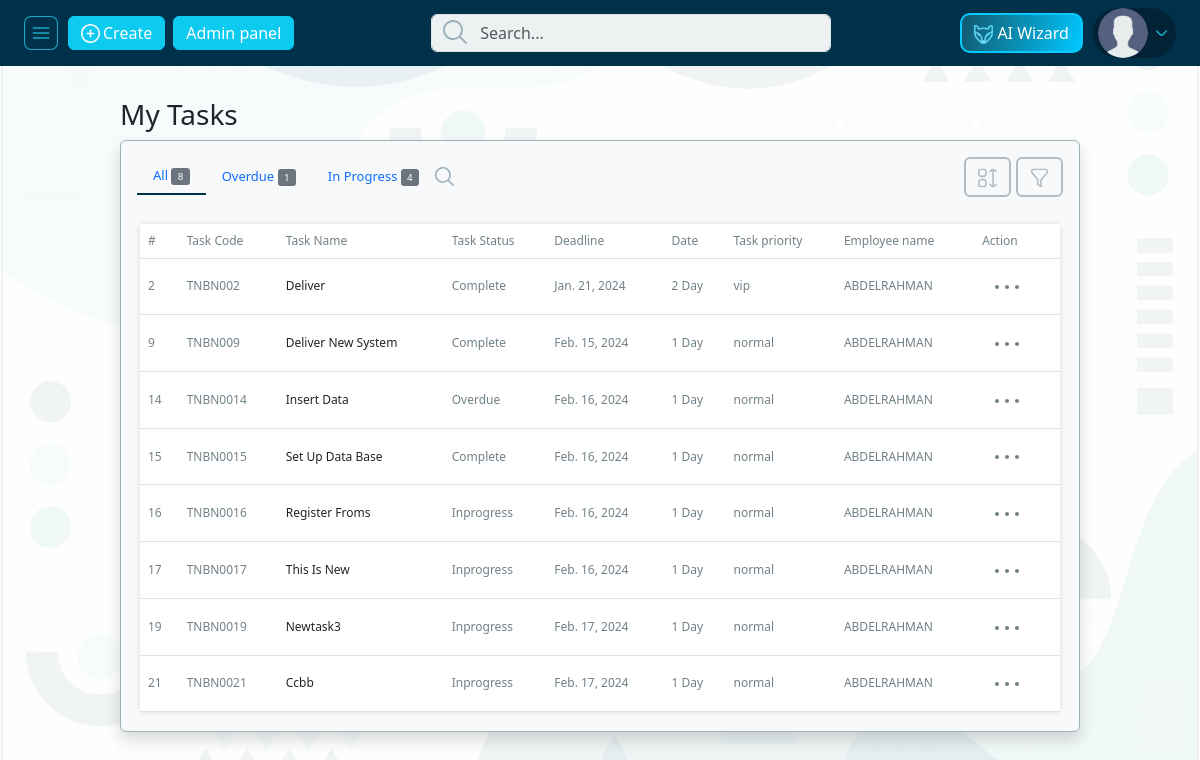
The page /employee_profile/my-tasks (signed in) on the database its author committed.
### pages/models.py (models this page shows, shortened)
class Employee(models.Model):
    EmployeeID = models.AutoField(primary_key=True)
    FirstName = models.CharField(max_length=255)
    LastName = models.CharField(max_length=255)
    Email = models.EmailField()
    Phone = models.CharField(max_length=20)
    Department = models.ForeignKey(
        Department, on_delete=models.SET_NULL, null=True)
    JobTitle = models.ForeignKey(
        JobTitle, on_delete=models.SET_NULL, null=True)
    HireDate = models.DateField(default=datetime.today())
    user = models.OneToOneField(
        User, on_delete=models.CASCADE, null=True, default=None)
    EmployeePhoto = models.ImageField(
        upload_to='employee_photos/', default='employee_photos/default-employee.webp', null=True, blank=True)
    Location = models.CharField(max_length=50, null=True)
    PerHour = models.CharField(max_length=10, null=True)
    EmployeeTarget = models.IntegerField(max_length=10, null=True, blank=True)
    MinTarget = models.IntegerField(max_length=3, null=True, blank=True)

class Task(models.Model):
    TaskID = models.AutoField(primary_key=True)
    Employee = models.ForeignKey(Employee, on_delete=models.CASCADE)
    Status = models.ForeignKey(
        Status, on_delete=models.CASCADE, null=True, default=2)
    TaskName = models.CharField(max_length=255)
    Description = models.TextField(default="default description", null=True)
    Deadline = models.DateField(default=datetime.today(), null=True)
    TaskDuration = models.IntegerField(default=1, null=True)
    TaskPriority = models.CharField(max_length=10, default='normal', null=True)

class Status(models.Model):
    StatusID = models.AutoField(primary_key=True)
    StatusName = models.CharField(max_length=255)
    StatusDescription = models.TextField()
    def __str__(self):
        return self.StatusName

### pages/views.py (the view)
# urls.py: path('employee_profile/my-tasks', views.my_tasks, name='my-tasks'),
@login_required
def my_tasks(request):
    employee = get_object_or_404(Employee, user=request.user)
    completed_tasks = Task.objects.filter(Employee=employee, Status=1)
    overdue_tasks = Task.objects.filter(Employee=employee, Status=3)
    inprogress_tasks = Task.objects.filter(
        Employee=employee, Status=2)
    if 'q' in request.GET:
        q = request.GET['q']
        tasks_list = Task.objects.filter(Q(TaskName__icontains=q), Employee=employee)
    else:
        tasks_list = Task.objects.filter(Employee=employee)
    context = {
        'employee': employee,
        'tasks': tasks_list,
        'completed_tasks': completed_tasks,
        'overdue_tasks': overdue_tasks,
        'inprogress_tasks': inprogress_tasks,
    }
    return render(request, 'pages/my_tasks.html', context)

### templates/pages/my_tasks.html (shortened to what this page needs)
{% extends 'base_custom.html' %}
{% load static %}
{% block style %}
<link rel="stylesheet" href="{% static 'front-end-static/css/bootstrap.min.css' %}">
<link rel="stylesheet" href="{% static 'front-end-static/css/style.min.css' %}">
{% endblock style %}
{% block content %}
{% include 'parts/navbar.html' %}
<div class="row m-0">
    <div class="col-9 courses_content mt-4 offset_left" id="side_content">
        <h3 class="text-capitalize my-2">My Tasks</h3>
        <div class="courses_container shadow p-3 mb-5 bg-body-tertiary rounded">
            <div class="nav justify-content-between" id="nav-tab" role="tablist">
                <div class="d-flex align-items-center">
                    <button class="nav-link active" id="nav-home-tab" data-bs-toggle="tab" data-bs-target="#nav-home"
                        type="button" role="tab" aria-controls="nav-home" aria-selected="true">All <span
                            class="badge bg-secondary fw-normal">{{tasks.count}}</span></button>
                    <button class="nav-link" id="nav-profile-tab" data-bs-toggle="tab" data-bs-target="#nav-profile"
                        type="button" role="tab" aria-controls="nav-profile" aria-selected="false">Overdue <span
                            class="badge bg-secondary fw-normal">{{overdue_tasks.count}}</span></button>
                    <button class="nav-link" id="nav-contact-tab" data-bs-toggle="tab" data-bs-target="#nav-contact"
                        type="button" role="tab" aria-controls="nav-contact" aria-selected="false">In Progress <span
                            class="badge bg-secondary fw-normal">{{inprogress_tasks.count}}</span></button>
                    <img src="{% static 'front-end-static/images/icons/search.svg' %}" style="cursor: pointer;"
                        onclick="search_toggler()" class="icon" alt="icon">
                </div>
                <div class="right d-flex">
                    <button type="button" class="btn btn-outline-dark">
                        <img src="{% static 'front-end-static/images/icons/table/sort.svg' %}" class="icon" alt="icon">
                    </button>
                    <button type="button" class="btn btn-outline-dark">
                        <img src="{% static 'front-end-static/images/icons/table/filter.svg' %}" class="icon"
                            alt="icon">
                    </button>
                </div>
            </div>
            <div class="tab-content" id="nav-tabContent">
                <div class="tab-pane fade show active" id="nav-home" role="tabpanel" aria-labelledby="nav-home-tab"
                    tabindex="0">
                    <div class="table_container mt-4">
                        <table class="table mb-0">
                            <thead>
                                <tr>
                                    <th scope="col">#</th>
                                    <th scope="col">Task Code</th>
                                    <th scope="col">Task Name</th>
                                    <th scope="col">Task Status</th>
                                    <th scope="col">Deadline</th>
                                    <th scope="col">Date</th>
                                    <th scope="col">Task priority</th>
                                    <th scope="col">Employee name</th>
                                    <th scope="col">Action</th>
                                </tr>
                            </thead>
                            <tbody id="course__body">
                                {% if tasks %}
                                {% for task in tasks %}
                                <tr class="align-middle">
                                    <th scope="row">{{task.TaskID}}</th>
                                    <td>TNBN00{{task.TaskID}}</td>
                                    <td class="text-dark">{{task.TaskName|title}}</td>
                                    <td>{{task.Status|title}}</td>
                                    <td>{{task.Deadline}}</td>
                                    <td>{{task.TaskDuration}} Day</td>
                                    <td>{{task.TaskPriority}}</td>
                                    <td>{{task.Employee.FirstName|upper}}</td>
                                    <td>
                                        <div class="dropdown">
                                            <button class="btn" type="button" data-bs-toggle="dropdown"
                                                aria-expanded="false">
                                                <img src="{% static 'front-end-static/images/icons/dots.svg' %}"
                                                    alt="icon">
                                            </button>
                                        </div>
                                    </td>
                                </tr>
                                {% endfor %}
                                {% else %}
                                <h2 class="p-2">Nothing to see here</h2>
                                {% endif %}
                            </tbody>
                        </table>
                    </div>
                </div>
            </div>
        </div>
    </div>
</div>
{% endblock content %}

### templates/parts/navbar.html (shortened to what this page needs)
{% load static %}
<nav class="navbar site_nav">
    <div class="d-flex justify-content-between w-100 mx-4 align-items-center">
        <div class="d-flex left align-items-center">
            <div id="toggler" class="d-flex align-items-center">
                <img src="{% static 'front-end-static/images/icons/nav_btn.svg' %}" class="toggle_icon" alt="nav btn">
            </div>
            <button type="button" class="btn btn-info text-white">
                <img src="{% static 'front-end-static/images/icons/plus.svg' %}" class="icon" alt="plus icon">
                <span>Create</span>
            </button>
            {% if employee.user.is_superuser %}
            <button type="button" class="btn btn-info mx-2 text-white">
                <a style="color: #fff;" href="{% url 'admin:index' %}">Admin panel</a>
            </button>
            {% endif %}
        </div>
        <div class="search_container">
            <form>
                <input type="text" name="q" id="global_nav_search" class="form-control" placeholder="Search...">
            </form>
        </div>
        <div class="d-flex align-items-center">
            <div class="btn ai_btn">
                <a href="{% url 'ai-assistant' %}" style="text-decoration: none;color: white;">
                    <img src="{% static 'front-end-static/images/icons/fox.svg' %}" class="icon" alt="Ai icon">
                    <span>AI Wizard</span>
                </a>
            </div>
            <div class="dropdown d-flex">
                <button class="border-0" type="button" data-bs-toggle="dropdown" aria-expanded="false">
                    {% if employee.EmployeePhoto.url %}
                    <img style="width: 50px;height: 50px;" src="{{ employee.EmployeePhoto.url }}" class="rounded-circle"
                        alt="user">
                    {% endif %}
                    <img src="{% static 'front-end-static/images/icons/arrow_down_light.svg' %}" class="icon"
                        alt="icon">
                </button>
            </div>
        </div>
    </div>
</nav>

### rows shown on the page
Employee: EmployeePhoto (picture)
Task: TaskID "2", TaskName "Deliver", Status "Complete", Deadline "Jan. 21, 2024", TaskDuration "2", TaskPriority "vip", Employee.FirstName "ABDELRAHMAN"
Task: TaskID "9", TaskName "Deliver New System", Status "Complete", Deadline "Feb. 15, 2024", TaskDuration "1", TaskPriority "normal", Employee.FirstName "ABDELRAHMAN"
Task: TaskID "14", TaskName "Insert Data", Status "Overdue", Deadline "Feb. 16, 2024", TaskDuration "1", TaskPriority "normal", Employee.FirstName "ABDELRAHMAN"
Task: TaskID "15", TaskName "Set Up Data Base", Status "Complete", Deadline "Feb. 16, 2024", TaskDuration "1", TaskPriority "normal", Employee.FirstName "ABDELRAHMAN"
Task: TaskID "16", TaskName "Register Froms", Status "Inprogress", Deadline "Feb. 16, 2024", TaskDuration "1", TaskPriority "normal", Employee.FirstName "ABDELRAHMAN"
Task: TaskID "17", TaskName "This Is New", Status "Inprogress", Deadline "Feb. 16, 2024", TaskDuration "1", TaskPriority "normal", Employee.FirstName "ABDELRAHMAN"
Task: TaskID "19", TaskName "Newtask3", Status "Inprogress", Deadline "Feb. 17, 2024", TaskDuration "1", TaskPriority "normal", Employee.FirstName "ABDELRAHMAN"
Task: TaskID "21", TaskName "Ccbb", Status "Inprogress", Deadline "Feb. 17, 2024", TaskDuration "1", TaskPriority "normal", Employee.FirstName "ABDELRAHMAN"

### other values the page prints
{{ tasks.count }} "8"
{{ overdue_tasks.count }} "1"
{{ inprogress_tasks.count }} "4"
